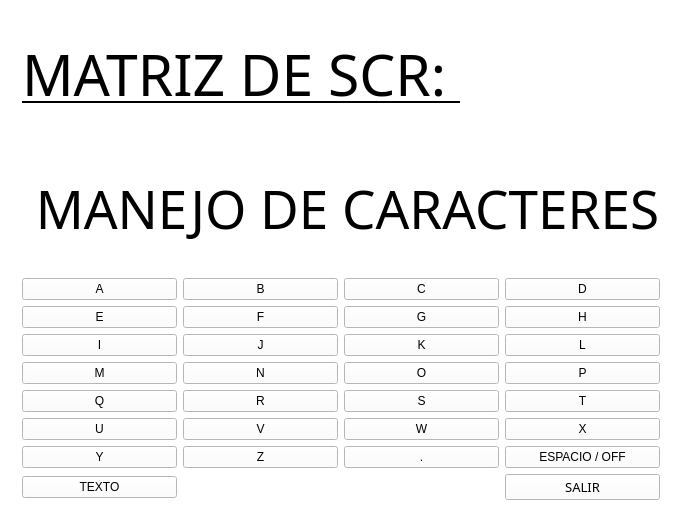
<?xml version="1.0" encoding="UTF-8"?>
<ui version="4.0">
 <class>MainWindow</class>
 <widget class="QMainWindow" name="MainWindow">
  <property name="geometry">
   <rect>
    <x>0</x>
    <y>0</y>
    <width>649</width>
    <height>531</height>
   </rect>
  </property>
  <property name="windowTitle">
   <string>MainWindow</string>
  </property>
  <property name="styleSheet">
   <string notr="true">background-color: rgb(255, 255, 255);</string>
  </property>
  <widget class="QWidget" name="centralwidget">
   <layout class="QGridLayout" name="gridLayout_3">
    <item row="2" column="3">
     <widget class="QPushButton" name="boton_c">
      <property name="styleSheet">
       <string notr="true"/>
      </property>
      <property name="text">
       <string>C</string>
      </property>
     </widget>
    </item>
    <item row="2" column="2">
     <widget class="QPushButton" name="boton_b">
      <property name="text">
       <string>B</string>
      </property>
     </widget>
    </item>
    <item row="6" column="1">
     <widget class="QPushButton" name="boton_q">
      <property name="styleSheet">
       <string notr="true"/>
      </property>
      <property name="text">
       <string>Q</string>
      </property>
     </widget>
    </item>
    <item row="6" column="3">
     <widget class="QPushButton" name="boton_s">
      <property name="styleSheet">
       <string notr="true"/>
      </property>
      <property name="text">
       <string>S</string>
      </property>
     </widget>
    </item>
    <item row="2" column="5">
     <widget class="QLabel" name="label_4">
      <property name="text">
       <string/>
      </property>
     </widget>
    </item>
    <item row="1" column="1" colspan="4">
     <widget class="QLabel" name="label_2">
      <property name="font">
       <font>
        <family>Poor Richard</family>
        <pointsize>40</pointsize>
        <underline>false</underline>
       </font>
      </property>
      <property name="text">
       <string> MANEJO DE CARACTERES</string>
      </property>
     </widget>
    </item>
    <item row="2" column="0">
     <widget class="QLabel" name="label_3">
      <property name="text">
       <string/>
      </property>
     </widget>
    </item>
    <item row="4" column="2">
     <widget class="QPushButton" name="boton_j">
      <property name="text">
       <string>J</string>
      </property>
     </widget>
    </item>
    <item row="4" column="1">
     <widget class="QPushButton" name="boton_i">
      <property name="styleSheet">
       <string notr="true"/>
      </property>
      <property name="text">
       <string>I</string>
      </property>
     </widget>
    </item>
    <item row="4" column="4">
     <widget class="QPushButton" name="boton_l">
      <property name="text">
       <string>L</string>
      </property>
     </widget>
    </item>
    <item row="7" column="3">
     <widget class="QPushButton" name="boton_w">
      <property name="styleSheet">
       <string notr="true"/>
      </property>
      <property name="text">
       <string>W</string>
      </property>
     </widget>
    </item>
    <item row="3" column="4">
     <widget class="QPushButton" name="boton_h">
      <property name="text">
       <string>H</string>
      </property>
     </widget>
    </item>
    <item row="8" column="4">
     <widget class="QPushButton" name="boton_off">
      <property name="text">
       <string>ESPACIO / OFF</string>
      </property>
     </widget>
    </item>
    <item row="6" column="2">
     <widget class="QPushButton" name="boton_r">
      <property name="text">
       <string>R</string>
      </property>
     </widget>
    </item>
    <item row="2" column="4">
     <widget class="QPushButton" name="boton_d">
      <property name="text">
       <string>D</string>
      </property>
     </widget>
    </item>
    <item row="7" column="2">
     <widget class="QPushButton" name="boton_v">
      <property name="text">
       <string>V</string>
      </property>
     </widget>
    </item>
    <item row="5" column="4">
     <widget class="QPushButton" name="boton_p">
      <property name="text">
       <string>P</string>
      </property>
     </widget>
    </item>
    <item row="5" column="3">
     <widget class="QPushButton" name="boton_o">
      <property name="styleSheet">
       <string notr="true">
</string>
      </property>
      <property name="text">
       <string>O</string>
      </property>
     </widget>
    </item>
    <item row="7" column="1">
     <widget class="QPushButton" name="boton_u">
      <property name="styleSheet">
       <string notr="true"/>
      </property>
      <property name="text">
       <string>U</string>
      </property>
     </widget>
    </item>
    <item row="4" column="3">
     <widget class="QPushButton" name="boton_k">
      <property name="styleSheet">
       <string notr="true"/>
      </property>
      <property name="text">
       <string>K</string>
      </property>
     </widget>
    </item>
    <item row="7" column="4">
     <widget class="QPushButton" name="boton_x">
      <property name="text">
       <string>X</string>
      </property>
     </widget>
    </item>
    <item row="5" column="2">
     <widget class="QPushButton" name="boton_n">
      <property name="text">
       <string>N</string>
      </property>
     </widget>
    </item>
    <item row="9" column="1">
     <widget class="QPushButton" name="boton_texto">
      <property name="styleSheet">
       <string notr="true"/>
      </property>
      <property name="text">
       <string>TEXTO</string>
      </property>
     </widget>
    </item>
    <item row="8" column="2">
     <widget class="QPushButton" name="boton_z">
      <property name="text">
       <string>Z</string>
      </property>
     </widget>
    </item>
    <item row="8" column="1">
     <widget class="QPushButton" name="boton_y">
      <property name="styleSheet">
       <string notr="true">

</string>
      </property>
      <property name="text">
       <string>Y</string>
      </property>
     </widget>
    </item>
    <item row="8" column="3">
     <widget class="QPushButton" name="boton_punto">
      <property name="styleSheet">
       <string notr="true"/>
      </property>
      <property name="text">
       <string>.</string>
      </property>
     </widget>
    </item>
    <item row="2" column="1">
     <widget class="QPushButton" name="boton_a">
      <property name="styleSheet">
       <string notr="true">

</string>
      </property>
      <property name="text">
       <string>A</string>
      </property>
     </widget>
    </item>
    <item row="3" column="2">
     <widget class="QPushButton" name="boton_f">
      <property name="text">
       <string>F</string>
      </property>
     </widget>
    </item>
    <item row="3" column="3">
     <widget class="QPushButton" name="boton_g">
      <property name="styleSheet">
       <string notr="true">
</string>
      </property>
      <property name="text">
       <string>G</string>
      </property>
     </widget>
    </item>
    <item row="5" column="1">
     <widget class="QPushButton" name="boton_m">
      <property name="styleSheet">
       <string notr="true"/>
      </property>
      <property name="text">
       <string>M</string>
      </property>
     </widget>
    </item>
    <item row="3" column="1">
     <widget class="QPushButton" name="boton_e">
      <property name="styleSheet">
       <string notr="true"/>
      </property>
      <property name="text">
       <string>E</string>
      </property>
     </widget>
    </item>
    <item row="6" column="4">
     <widget class="QPushButton" name="boton_t">
      <property name="text">
       <string>T</string>
      </property>
     </widget>
    </item>
    <item row="9" column="4">
     <widget class="QPushButton" name="finalboton">
      <property name="font">
       <font>
        <family>Poor Richard</family>
        <pointsize>10</pointsize>
       </font>
      </property>
      <property name="styleSheet">
       <string notr="true"/>
      </property>
      <property name="text">
       <string>SALIR</string>
      </property>
     </widget>
    </item>
    <item row="0" column="1" colspan="4">
     <widget class="QLabel" name="label">
      <property name="font">
       <font>
        <family>Poor Richard</family>
        <pointsize>43</pointsize>
        <weight>50</weight>
        <italic>false</italic>
        <bold>false</bold>
        <underline>true</underline>
       </font>
      </property>
      <property name="text">
       <string>MATRIZ DE SCR: </string>
      </property>
     </widget>
    </item>
   </layout>
  </widget>
  <widget class="QMenuBar" name="menubar">
   <property name="geometry">
    <rect>
     <x>0</x>
     <y>0</y>
     <width>649</width>
     <height>21</height>
    </rect>
   </property>
  </widget>
  <widget class="QStatusBar" name="statusbar"/>
 </widget>
 <resources>
  <include location="LogoU.qrc"/>
 </resources>
 <connections/>
</ui>
